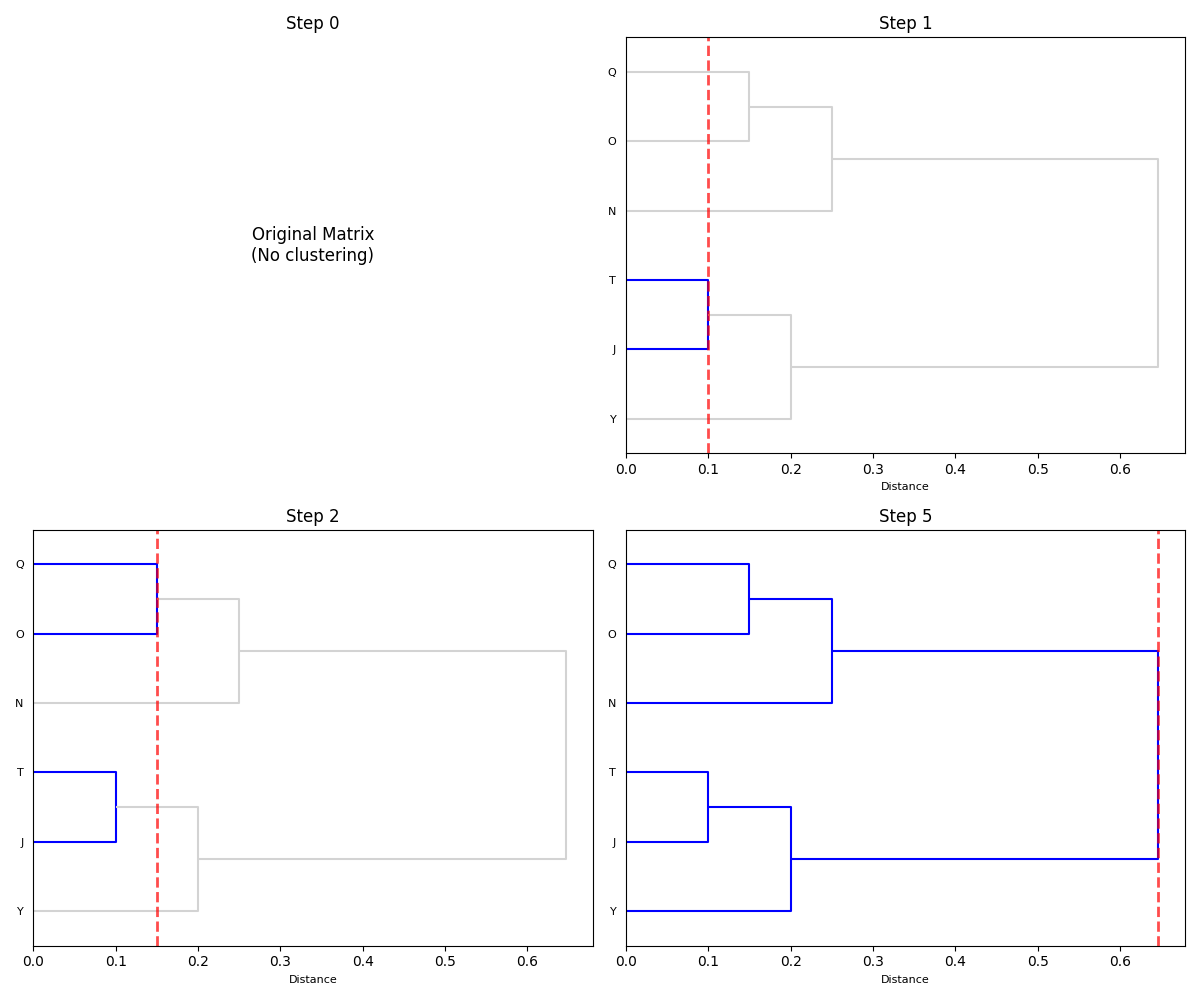

Generate this figure with Python:
"""
Test step-by-step dendrogram visualization
"""

import matplotlib.pyplot as plt
import pandas as pd
from scipy.cluster.hierarchy import dendrogram, linkage
from scipy.spatial.distance import squareform
import numpy as np

# Load sample data
df = pd.read_csv("data/sample_subordinate.csv", index_col=0)
print(f"Loaded matrix: {df.shape}")
print(f"Labels: {df.index.tolist()}")

# Convert to distance
sim_array = df.values
max_sim = np.max(sim_array)
distance_matrix = max_sim - sim_array
condensed_dist = squareform(distance_matrix, checks=False)

# Perform clustering
linkage_matrix = linkage(condensed_dist, method='average')
print(f"\nLinkage matrix shape: {linkage_matrix.shape}")
print(f"Number of merges: {len(linkage_matrix)}")

# Test coloring for different steps
n = len(df)
print(f"\nNumber of original items: {n}")
print(f"Cluster IDs: {n} to {2*n-2}")

for step in [1, 2, 3]:
    print(f"\n=== Testing Step {step} ===")

    def link_color_func(k):
        cluster_step = k - n + 1
        if cluster_step <= step:
            return 'blue'
        else:
            return 'lightgray'

    # Check which clusters would be colored
    for i in range(len(linkage_matrix)):
        cluster_id = n + i
        cluster_step = cluster_id - n + 1
        color = link_color_func(cluster_id)
        print(f"  Cluster {cluster_id} (step {cluster_step}): {color}")

print("\n=== Creating test plot ===")

# Create figure with subplots for different steps
fig, axes = plt.subplots(2, 2, figsize=(12, 10))
axes = axes.flatten()

for idx, step in enumerate([0, 1, 2, 5]):
    ax = axes[idx]

    if step == 0:
        ax.text(0.5, 0.5, 'Original Matrix\n(No clustering)',
               ha='center', va='center', fontsize=12)
        ax.set_xlim(0, 1)
        ax.set_ylim(0, 1)
        ax.axis('off')
        ax.set_title('Step 0')
    else:
        def link_color_func(k):
            cluster_step = k - n + 1
            if cluster_step <= step:
                return 'blue'
            else:
                return 'lightgray'

        dendrogram(
            linkage_matrix,
            labels=df.index.tolist(),
            ax=ax,
            orientation='right',
            link_color_func=link_color_func,
            leaf_font_size=8
        )

        # Add vertical line
        if step <= len(linkage_matrix):
            current_height = linkage_matrix[step - 1, 2]
            ax.axvline(x=current_height, color='red', linestyle='--',
                      linewidth=2, alpha=0.7)

        ax.set_title(f'Step {step}')
        ax.set_xlabel('Distance', fontsize=8)

plt.tight_layout()
plt.savefig('test_step_dendro.png', dpi=100)
print("\nSaved test plot to test_step_dendro.png")
print("Check if blue lines show completed steps and gray lines show future steps")
